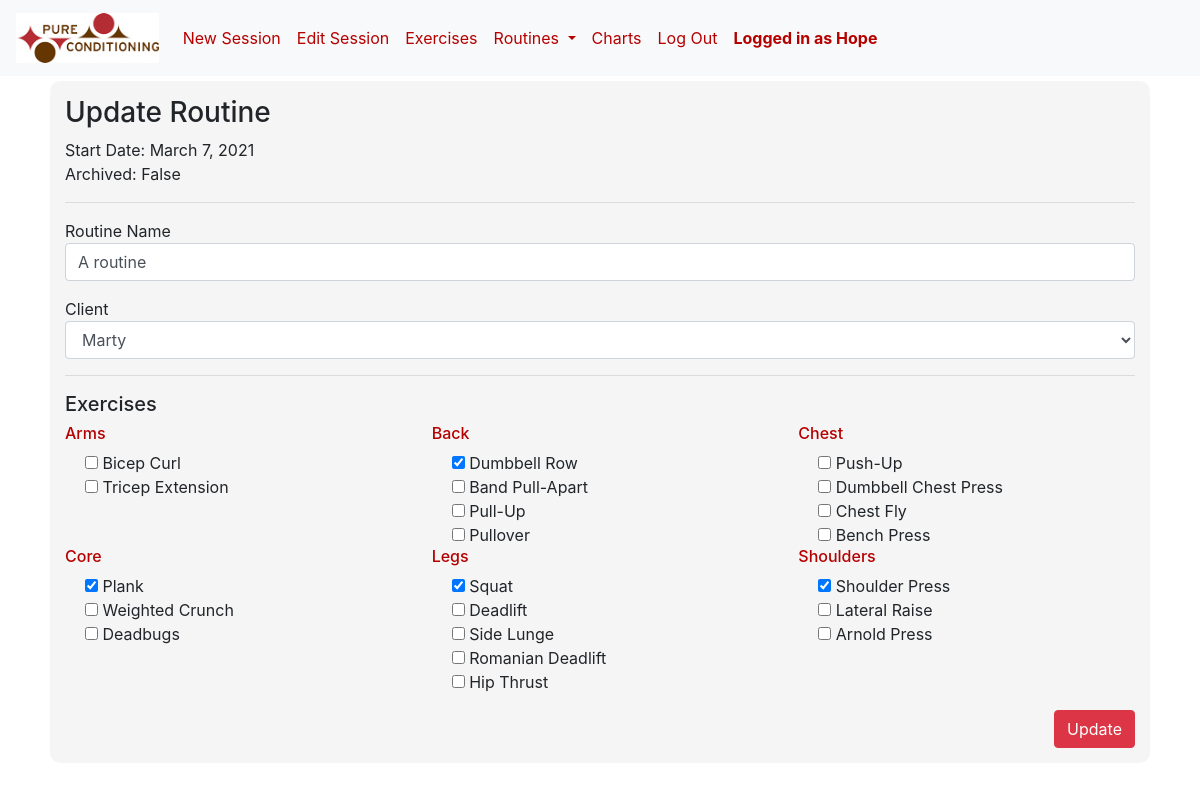
The page /routines/edit/1 (signed in) on the database its author committed.
### train/models.py (models this page shows, shortened)
class User(AbstractUser):
    user_choices = [('CL', 'client'), ('TR', 'trainer'), ('AD', 'admin')]
    def __str__(self):
        return f"{self.first_name}"

class Routine(models.Model):
    name = models.CharField(max_length=20, verbose_name='Routine Name')
    startdate = models.DateField(auto_now_add=True)
    client = models.ForeignKey("User", on_delete=models.CASCADE, related_name="routines",
                              limit_choices_to={'is_staff': 'False'})
    exercises = models.ManyToManyField("Exercise", related_name="routines")
    archived = models.BooleanField(default=False)

class Exercise(models.Model):
    body_choices = [
        ('LE', 'Legs'),
        ('AR', 'Arms'),
        ('BA', 'Back'),
        ('CH', 'Chest'),
        ('SH', 'Shoulders'),
        ('CO', 'Core'),
        ('OT', 'Other')
    ]
    name = models.CharField(max_length=40, unique=True)
    body_part = models.CharField(max_length=2, choices=body_choices)
    def __str__(self):
        return self.name

### train/views.py (the view, shortened to what this page needs)
# urls.py: path("routines/edit/<int:pk>", views.editroutine, name="editroutine"),
@staff_member_required(login_url="/login")
def editroutine(request, pk):
    routine = Routine.objects.get(pk=pk)
    form = RoutineForm(instance=routine)
    return render(request, "train/editroutine.html", {
        "form": form,
        "routine": routine
    })

### train/forms.py
class RoutineForm(ModelForm):
    client = ModelChoiceField(
            queryset=User.objects.filter(is_staff=False),
            widget=Select(attrs={'class': 'form-control'})
    )
    exercises = ModelMultipleChoiceField(
        queryset=Exercise.objects.order_by('body_part')
    )
    class Meta:
        model = Routine
        fields = ('name', 'client', 'exercises')
        widgets = {
            'name': TextInput(attrs={'class': 'form-control'}),
        }

### train/templates/train/editroutine.html (shortened to what this page needs)
{% extends "train/layout.html" %}
{% load static %}
{% block body %}
    <div class="container">
        <div class="set-group">
            <h3>Update Routine</h3>
            <div>
                Start Date: {{routine.startdate}}<br>
                Archived: {{routine.archived}}
            </div>
            <hr>
            <form action="{% url 'editroutine' pk=routine.pk %}" method="post">
                    <div class="form-group">
                        {{form.name.label}}
                        {{form.name}}
                    </div>
                    <div class="form-group">
                        {{form.client.label}}
                        {{form.client}}
                    </div>
                    <hr>
                    <div class="form-group">
                        <h5>Exercises</h5>
                        <div class="row">
                            {% regroup form.fields.exercises.queryset by get_body_part_display as body_list %}
                            {% for body_part in body_list %}
                                <div class="col-6 col-sm-4">
                                    <h6 class="red-link">{{ body_part.grouper }}</h6>
                                    {% for exercise in body_part.list %}
                                        <div class="form-check">
                                            {% if exercise in routine.exercises.all %}
                                                <input type="checkbox" name="exercises" value="{{exercise.pk}}" checked /> {{exercise}}
                                            {% else %}
                                                <input type="checkbox" name="exercises" value="{{exercise.pk}}" /> {{exercise}}
                                            {% endif %}
                                        </div>
                                    {% endfor %}
                                </div>
                            {% endfor %}
                        </div>
                    </div>
                <input type="submit" class="btn btn-danger float-right" value="Update">
            </form>
        </div>
    </div>
{% endblock %}

### train/templates/train/layout.html (shortened to what this page needs)
{% load static %}
<!DOCTYPE html>
<html lang="en">
    <head>
        <link rel="stylesheet" href="https://stackpath.bootstrapcdn.com/bootstrap/4.4.1/css/bootstrap.min.css">
        <link rel="stylesheet" href="{% static 'train/styles.css' %}">
    </head>
    <body>
        <nav class="navbar navbar-expand-lg navbar-light bg-light">
            <a class="navbar-brand" href="{% url 'index' %}">
                <img src="{% static 'train/logo.jpg' %}" height="50"></a>
            <div class="collapse navbar-collapse" id="navbarSupportedContent">
                <ul class="navbar-nav">
                    {% if user.is_authenticated %}
                        {% if user.is_staff %}
                            <li class="nav-item">
                                <a class="nav-link" href="{% url 'newsession' %}">New Session</a>
                            </li>
                            <li class="nav-item">
                                <a class="nav-link" href="{% url 'editsession' %}">Edit Session</a>
                            </li>
                            <li class="nav-item">
                                <a class="nav-link" href="{% url 'exerciseview' %}">Exercises</a>
                            </li>
                            <li class="nav-item dropdown">
                                <a class="nav-link dropdown-toggle" href="#" id="navbarDropdownMenuLink" data-toggle="dropdown"
                                    aria-haspopup="true" aria-expanded="false">Routines </a>
                            </li>
                            <li class="nav-item">
                                <a class="nav-link" href="{% url 'charts' %}">Charts</a>
                            </li>
                        {% endif %}
                        <li class="nav-item">
                            <a class="nav-link" href="{% url 'logout' %}">Log Out</a>
                        </li>
                        <li class="nav-item">
                            <b><a class="nav-link disabled">Logged in as {{request.user}}</a></b>
                        </li>
                    {% endif %}
                </ul>
            </div>
        </nav>
        {% block body %}
        {% endblock %}
    </body>
</html>

### train/static/train/styles.css (style rules this page uses)
body, html { height: 95%; }
.nav-link { color: #B50000 !important; }
.red-link { color: #B50000 !important; }
.set-group { margin: 5px; padding: 15px; background-color: #F5F5F5; border-radius: 10px; overflow: auto; }

### rows shown on the page
User: user "Hope"
Routine: startdate "March 7, 2021", archived "False", name "A routine", client "Marty"
Exercise: name "Bicep Curl"
Exercise: name "Tricep Extension"
Exercise: name "Dumbbell Row"
Exercise: name "Band Pull-Apart"
Exercise: name "Pull-Up"
Exercise: name "Pullover"
Exercise: name "Push-Up"
Exercise: name "Dumbbell Chest Press"
Exercise: name "Chest Fly"
Exercise: name "Bench Press"
Exercise: name "Plank"
Exercise: name "Weighted Crunch"
Exercise: name "Deadbugs"
Exercise: name "Squat"
Exercise: name "Deadlift"
Exercise: name "Side Lunge"
Exercise: name "Romanian Deadlift"
Exercise: name "Hip Thrust"
Exercise: name "Shoulder Press"
Exercise: name "Lateral Raise"
Exercise: name "Arnold Press"

### other values the page prints
{{ body_part.grouper }} "Arms" "Back" "Chest" "Core" "Legs" "Shoulders"
